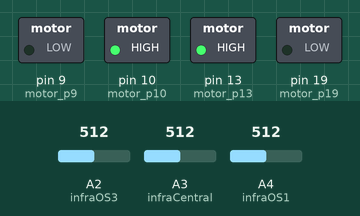
This sketch was run on a simulated Arduino Uno, built with avr-gcc and run on an emulated ATmega328P. Parts: switched loads named in the sketch (green lamp = pin HIGH). The inputs (shaded band) are chosen by the test bench; at power-on: A2 (infraOS3) = 512, A3 (infraCentral) = 512, A4 (infraOS1) = 512.

Above: at 0.1 s.
Timing chart, 0 to 1.6 s (numbered marks = the images above):
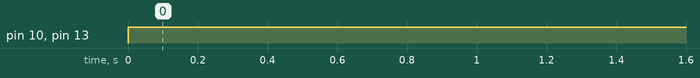

Measured:
- by itself, pin 10 (motor_p10), pin 13 (motor_p13): LOW → HIGH at 0.00 s

The sketch:

_21NovPSD.ino
```cpp
//Probando los infrarrojos
#define motor_p9 9
#define motor_p10 10

#define motor_p19 19
#define motor_p13 13

//---------INFRARROJOS------------
//Infrarrojo Izquierda
#define infraOS1 4
//Infrarrojo de enmedio
#define infraCentral  3
//Infrarrojo Derecho
#define infraOS3 2

//-----------VARIABLES-------------
//Se usaran cuando pasemos a PWD para la velocidad de los motores
int value = 70;
int valueGiro = 100;
int valueAsesinar = 150;

void setup() {
  pinMode(motor_p9, OUTPUT);
  pinMode(motor_p10, OUTPUT);
  pinMode(motor_p19, OUTPUT);
  pinMode(motor_p13, OUTPUT);

  pinMode(infraOS1, INPUT);
  pinMode(infraCentral, INPUT);
  pinMode(infraOS3, INPUT);
}

void loop() {
  int  sensorCentral = analogRead(infraCentral);
  int  sensorIzq = analogRead(infraOS1);
  int  sensorDer = analogRead(infraOS3);

  if((sensorIzq > 800)&&(sensorDer > 800)){
    digitalWrite(motor_p9, 0);
    digitalWrite(motor_p10, 1);
    digitalWrite(motor_p13, 0);
    digitalWrite(motor_p19, 1);
  }else{
    digitalWrite(motor_p9, 0);
    digitalWrite(motor_p10, 1);
    digitalWrite(motor_p13,1);
    digitalWrite(motor_p19, 0);
  }
}
```
